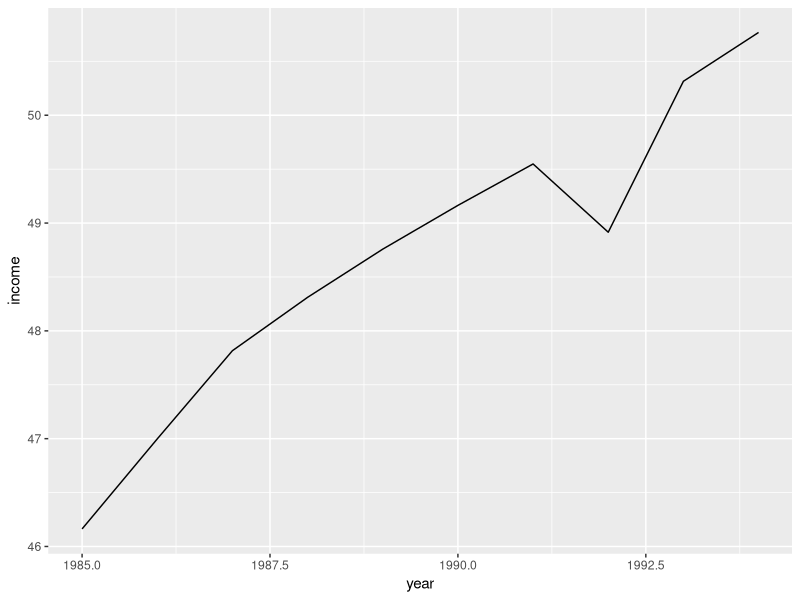
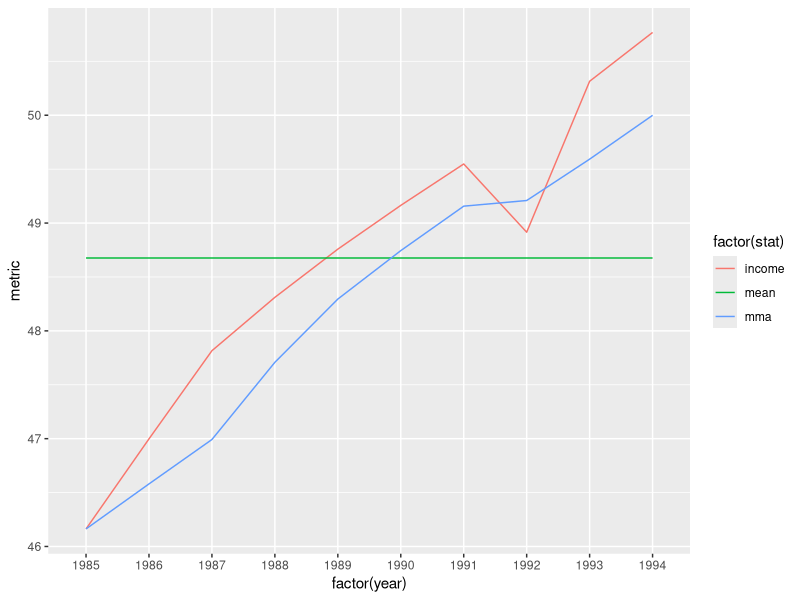
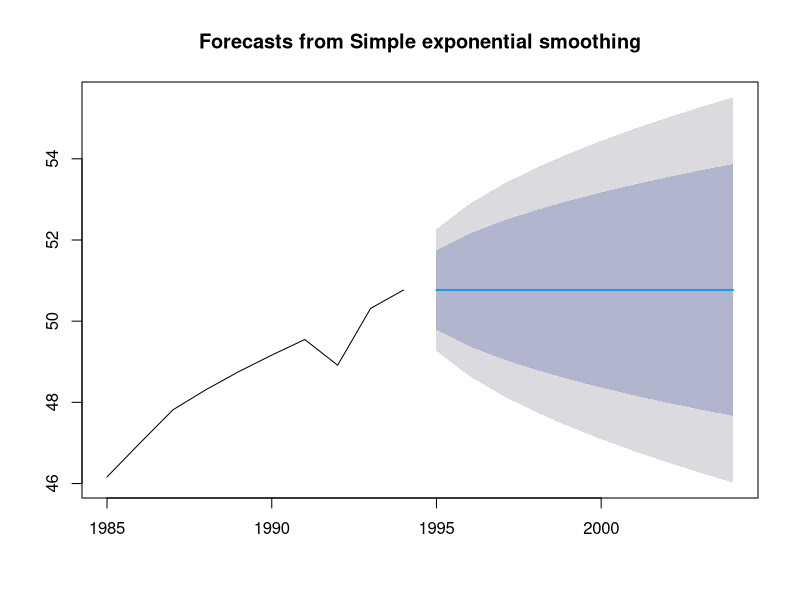

Write R code to recreate these figures, in order.
year <- c(1985, 1986, 1987, 1988, 1989, 1990, 1991, 1992, 1993, 1994)
income <- c(46.163, 46.998, 47.816, 48.311, 48.758, 49.164, 49.548, 48.915, 50.315, 50.768)

pc_income <- data.frame(year=year, income=income)

income_mean <- mean(pc_income$income)

pc_income$mean <- rep(income_mean, nrow(pc_income))

# x: the vector
# n: the number of samples
# centered: if FALSE, then average current sample and previous (n-1) samples
#           if TRUE, then average symmetrically in past and future. (If n is even, use one more sample from future.)
movingAverage <- function(x, n=1, centered=FALSE) {
  
  if (centered) {
    before <- floor  ((n-1)/2)
    after  <- ceiling((n-1)/2)
  } else {
    before <- n-1
    after  <- 0
  }
  
  # Track the sum and count of number of non-NA items
  s     <- rep(0, length(x))
  count <- rep(0, length(x))
  
  # Add the centered data 
  new <- x
  # Add to count list wherever there isn't a 
  count <- count + !is.na(new)
  # Now replace NA_s with 0_s and add to total
  new[is.na(new)] <- 0
  s <- s + new
  
  # Add the data from before
  i <- 1
  while (i <= before) {
    # This is the vector with offset values to add
    new   <- c(rep(NA, i), x[1:(length(x)-i)])
    
    count <- count + !is.na(new)
    new[is.na(new)] <- 0
    s <- s + new
    
    i <- i+1
  }
  
  # Add the data from after
  i <- 1
  while (i <= after) {
    # This is the vector with offset values to add
    new   <- c(x[(i+1):length(x)], rep(NA, i))
    
    count <- count + !is.na(new)
    new[is.na(new)] <- 0
    s <- s + new
    
    i <- i+1
  }
  
  # return sum divided by count
  s/count
}


pc_income$mma <- movingAverage(pc_income$income, n=3, centered=FALSE)

library(tidyr)

pc_income_long <- gather(pc_income, stat, metric, income:mma, factor_key=TRUE)

pc_income$error_mean <- pc_income$income - pc_income$mean

pc_income$error_mma <- pc_income$income - pc_income$mma

pc_income$sse_mean <- pc_income$error_mean^2

pc_income$sse_mma <- pc_income$error_mma^2

income_mse_mean <- mean(pc_income$sse_mean)

income_mse_mma <- mean(pc_income$sse_mma)

library(ggplot2)

ggplot(pc_income, aes(year, income)) + geom_line(aes(group=1))

ggplot(data=pc_income_long, aes(x=factor(year), y=metric, group=factor(stat), colour=factor(stat)))+ geom_line()

## Exponential series
library(forecast)
#Fit simple exponential smoothing model to data and show summary
fit_ses <- ses(ts(pc_income[,2], start = c(1985), end = c(1994), frequency = 1))
summary(fit_ses)
#Plot the forecasted values
plot(fit_ses)
